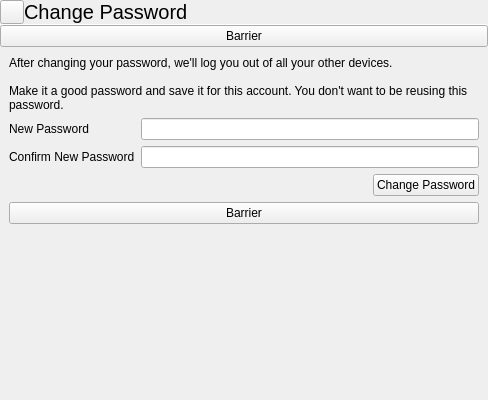
<?xml version="1.0" encoding="UTF-8"?>
<ui version="4.0">
 <class>PasswordChangeDialog</class>
 <widget class="QWidget" name="PasswordChangeDialog">
  <property name="geometry">
   <rect>
    <x>0</x>
    <y>0</y>
    <width>488</width>
    <height>400</height>
   </rect>
  </property>
  <property name="windowTitle">
   <string>Form</string>
  </property>
  <layout class="QVBoxLayout" name="verticalLayout">
   <property name="spacing">
    <number>0</number>
   </property>
   <property name="leftMargin">
    <number>0</number>
   </property>
   <property name="topMargin">
    <number>0</number>
   </property>
   <property name="rightMargin">
    <number>0</number>
   </property>
   <property name="bottomMargin">
    <number>0</number>
   </property>
   <item>
    <widget class="QStackedWidget" name="stackedWidget">
     <property name="currentIndex">
      <number>0</number>
     </property>
     <widget class="QWidget" name="changePasswordPage">
      <layout class="QVBoxLayout" name="verticalLayout_2">
       <property name="spacing">
        <number>0</number>
       </property>
       <property name="leftMargin">
        <number>0</number>
       </property>
       <property name="topMargin">
        <number>0</number>
       </property>
       <property name="rightMargin">
        <number>0</number>
       </property>
       <property name="bottomMargin">
        <number>0</number>
       </property>
       <item>
        <layout class="QHBoxLayout" name="horizontalLayout">
         <property name="spacing">
          <number>0</number>
         </property>
         <item>
          <widget class="QToolButton" name="backButton">
           <property name="sizePolicy">
            <sizepolicy hsizetype="Preferred" vsizetype="Preferred">
             <horstretch>0</horstretch>
             <verstretch>0</verstretch>
            </sizepolicy>
           </property>
           <property name="text">
            <string/>
           </property>
           <property name="icon">
            <iconset resource="../libentertaining_resources.qrc">
             <normaloff>:/libentertaining/icons/go-previous.svg</normaloff>:/libentertaining/icons/go-previous.svg</iconset>
           </property>
          </widget>
         </item>
         <item>
          <widget class="QLabel" name="label">
           <property name="sizePolicy">
            <sizepolicy hsizetype="Expanding" vsizetype="Preferred">
             <horstretch>0</horstretch>
             <verstretch>0</verstretch>
            </sizepolicy>
           </property>
           <property name="font">
            <font>
             <pointsize>15</pointsize>
            </font>
           </property>
           <property name="text">
            <string>Change Password</string>
           </property>
           <property name="margin">
            <number>9</number>
           </property>
          </widget>
         </item>
        </layout>
       </item>
       <item>
        <widget class="Line" name="line">
         <property name="maximumSize">
          <size>
           <width>16777215</width>
           <height>1</height>
          </size>
         </property>
         <property name="orientation">
          <enum>Qt::Horizontal</enum>
         </property>
        </widget>
       </item>
       <item>
        <widget class="FocusBarrier" name="focusBarrier">
         <property name="text">
          <string notr="true">Barrier</string>
         </property>
        </widget>
       </item>
       <item>
        <layout class="QGridLayout" name="gridLayout_2">
         <property name="leftMargin">
          <number>9</number>
         </property>
         <property name="topMargin">
          <number>9</number>
         </property>
         <property name="rightMargin">
          <number>9</number>
         </property>
         <property name="bottomMargin">
          <number>9</number>
         </property>
         <property name="spacing">
          <number>6</number>
         </property>
         <item row="2" column="0">
          <widget class="QLabel" name="label_4">
           <property name="text">
            <string>Confirm New Password</string>
           </property>
          </widget>
         </item>
         <item row="4" column="0" colspan="2">
          <widget class="FocusBarrier" name="focusBarrier_2">
           <property name="text">
            <string notr="true">Barrier</string>
           </property>
          </widget>
         </item>
         <item row="2" column="1">
          <widget class="QLineEdit" name="confirmPasswordBox">
           <property name="echoMode">
            <enum>QLineEdit::Password</enum>
           </property>
          </widget>
         </item>
         <item row="0" column="0" colspan="2">
          <widget class="QLabel" name="label_2">
           <property name="text">
            <string>After changing your password, we'll log you out of all your other devices.

Make it a good password and save it for this account. You don't want to be reusing this password.</string>
           </property>
           <property name="wordWrap">
            <bool>true</bool>
           </property>
          </widget>
         </item>
         <item row="1" column="1">
          <widget class="QLineEdit" name="newPasswordBox">
           <property name="echoMode">
            <enum>QLineEdit::Password</enum>
           </property>
          </widget>
         </item>
         <item row="3" column="0" colspan="2">
          <layout class="QHBoxLayout" name="horizontalLayout_2">
           <item>
            <spacer name="horizontalSpacer_3">
             <property name="orientation">
              <enum>Qt::Horizontal</enum>
             </property>
             <property name="sizeHint" stdset="0">
              <size>
               <width>40</width>
               <height>20</height>
              </size>
             </property>
            </spacer>
           </item>
           <item>
            <widget class="QPushButton" name="changePasswordButton">
             <property name="text">
              <string>Change Password</string>
             </property>
            </widget>
           </item>
          </layout>
         </item>
         <item row="1" column="0">
          <widget class="QLabel" name="label_3">
           <property name="text">
            <string>New Password</string>
           </property>
          </widget>
         </item>
        </layout>
       </item>
       <item>
        <spacer name="verticalSpacer_3">
         <property name="orientation">
          <enum>Qt::Vertical</enum>
         </property>
         <property name="sizeHint" stdset="0">
          <size>
           <width>20</width>
           <height>40</height>
          </size>
         </property>
        </spacer>
       </item>
       <item>
        <widget class="GamepadHud" name="gamepadHud" native="true"/>
       </item>
      </layout>
     </widget>
     <widget class="QWidget" name="loaderPage">
      <layout class="QGridLayout" name="gridLayout">
       <item row="0" column="1">
        <spacer name="verticalSpacer_2">
         <property name="orientation">
          <enum>Qt::Vertical</enum>
         </property>
         <property name="sizeHint" stdset="0">
          <size>
           <width>20</width>
           <height>171</height>
          </size>
         </property>
        </spacer>
       </item>
       <item row="1" column="0">
        <spacer name="horizontalSpacer">
         <property name="orientation">
          <enum>Qt::Horizontal</enum>
         </property>
         <property name="sizeHint" stdset="0">
          <size>
           <width>215</width>
           <height>20</height>
          </size>
         </property>
        </spacer>
       </item>
       <item row="1" column="1">
        <widget class="tCircularSpinner" name="widget" native="true"/>
       </item>
       <item row="1" column="2">
        <spacer name="horizontalSpacer_2">
         <property name="orientation">
          <enum>Qt::Horizontal</enum>
         </property>
         <property name="sizeHint" stdset="0">
          <size>
           <width>214</width>
           <height>20</height>
          </size>
         </property>
        </spacer>
       </item>
       <item row="2" column="1">
        <spacer name="verticalSpacer">
         <property name="orientation">
          <enum>Qt::Vertical</enum>
         </property>
         <property name="sizeHint" stdset="0">
          <size>
           <width>20</width>
           <height>170</height>
          </size>
         </property>
        </spacer>
       </item>
      </layout>
     </widget>
    </widget>
   </item>
  </layout>
 </widget>
 <customwidgets>
  <customwidget>
   <class>GamepadHud</class>
   <extends>QWidget</extends>
   <header location="global">gamepadhud.h</header>
   <container>1</container>
  </customwidget>
  <customwidget>
   <class>FocusBarrier</class>
   <extends>QPushButton</extends>
   <header location="global">focusbarrier.h</header>
  </customwidget>
  <customwidget>
   <class>tCircularSpinner</class>
   <extends>QWidget</extends>
   <header location="global">tcircularspinner.h</header>
   <container>1</container>
  </customwidget>
 </customwidgets>
 <tabstops>
  <tabstop>newPasswordBox</tabstop>
  <tabstop>confirmPasswordBox</tabstop>
  <tabstop>changePasswordButton</tabstop>
  <tabstop>focusBarrier_2</tabstop>
  <tabstop>backButton</tabstop>
 </tabstops>
 <resources>
  <include location="../libentertaining_resources.qrc"/>
 </resources>
 <connections>
  <connection>
   <sender>newPasswordBox</sender>
   <signal>returnPressed()</signal>
   <receiver>changePasswordButton</receiver>
   <slot>click()</slot>
   <hints>
    <hint type="sourcelabel">
     <x>463</x>
     <y>168</y>
    </hint>
    <hint type="destinationlabel">
     <x>460</x>
     <y>239</y>
    </hint>
   </hints>
  </connection>
  <connection>
   <sender>confirmPasswordBox</sender>
   <signal>returnPressed()</signal>
   <receiver>changePasswordButton</receiver>
   <slot>click()</slot>
   <hints>
    <hint type="sourcelabel">
     <x>425</x>
     <y>199</y>
    </hint>
    <hint type="destinationlabel">
     <x>426</x>
     <y>228</y>
    </hint>
   </hints>
  </connection>
 </connections>
</ui>
